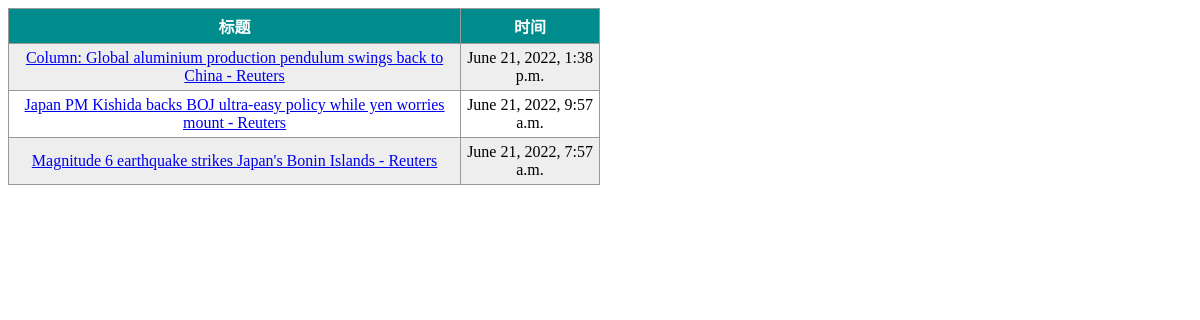
The page / on the database its author committed.
### news/models.py (models this page shows)
class News(models.Model):
    id = models.AutoField(primary_key=True)
    author = models.CharField(max_length=30)
    title = models.CharField(max_length=100)
    description = models.TextField(max_length=10000)
    url = models.CharField(max_length=300)
    image = models.CharField(max_length=100)
    published_at=models.DateTimeField(default=timezone.now)
    content= models.TextField(max_length=10000)
    news_source = models.ForeignKey(to="Source", on_delete=models.CASCADE)

### news/views.py (the view)
# urls.py: path('',views.index)
def index(request):
   res={}
   res = News.objects.order_by('-published_at').all()[:20] # 获取最进的20条数据
   return render(request,"index.html",{'res':res})

### templates/index.html (shortened to what this page needs)
<!DOCTYPE html>
<html lang="en">
<head>
</head>
<body>
<div class="layui-card layui-panel">
        <div class="layui-card-header">
    <table border="1" class="table table-hover">
        <thead>
             <tr>
                 <th>标题</th>
                 <th>时间</th>
             </tr>
        </thead>
        <tbody>
           {% for r in res %}
                <tr>
                    <td><a href="{{ r.url }}">{{ r.title }}</a></td>
                    <td>{{ r.published_at }}</td>
                </tr>
           {% endfor %}
        </tbody>
    </table>
        </div>
      </div>
</body>
</html>

### templates/index.html (style rules this page uses)
table { width: 50%; border-collapse: collapse; }
th,td { border: 1px solid #999; text-align: center; padding: 5px 0; }
table thead tr { background-color: #008c8c; color: #fff; }
table tbody tr:nth-child(odd) { background-color: #eee; }
table tbody tr td:first-child { color: #f40; }

### rows shown on the page
News: title "Column: Global aluminium production pendulum swings back to China - Reuters", published_at "June 21, 2022, 1:38 p.m."
News: title "Japan PM Kishida backs BOJ ultra-easy policy while yen worries mount - Reuters", published_at "June 21, 2022, 9:57 a.m."
News: title "Magnitude 6 earthquake strikes Japan's Bonin Islands - Reuters", published_at "June 21, 2022, 7:57 a.m."
